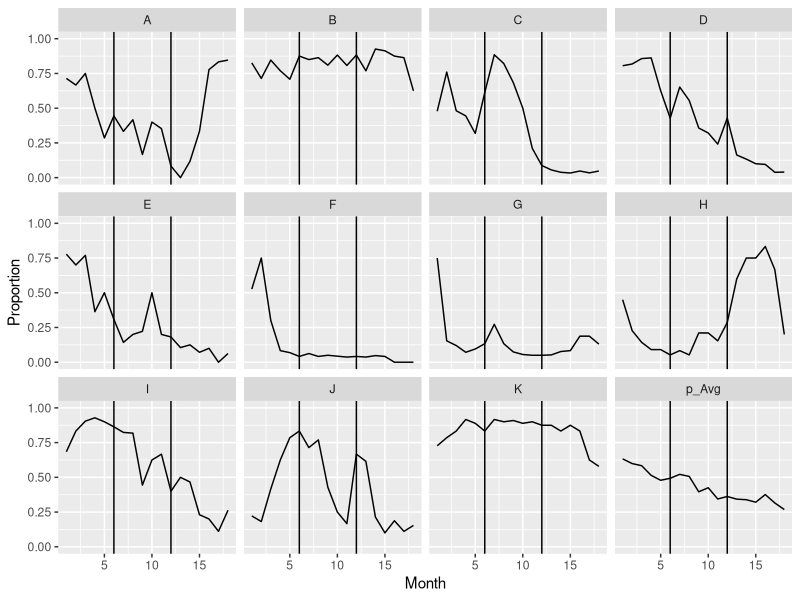
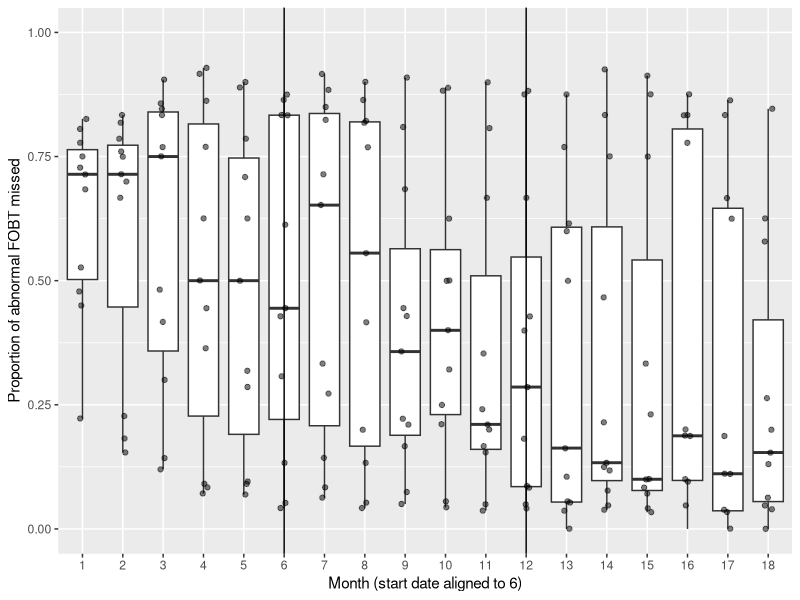

Write R code to recreate these figures, in order.
## ---- chunk 1
library(ggplot2)
library(tidyr)
library(dplyr)
library(knitr)
library(here)
## ---- chunk 2
x_to_proportion <- function(x) { 
  0.5 + atan(x) / pi
  # max slope = 1/pi = 0.32, at x=0.
  # going up by 1 makes proportion go about 0.5 to 0.75
  # x up by 0.03 makes p go to 0.51
}

proportion_to_x <- function(proportion) { 
  tan(pi * (proportion - 0.5))
}

next_proportion <- function(current_proportion) {  # returns simple numeric
  current_x <- proportion_to_x(current_proportion)
  new_x <- current_x + rnorm(1) - 0.1  # decrease a little each month
  x_to_proportion(new_x)
}

extend_by_one <- function(proportion_vec) {  # returns numeric vector
  val_to_add <- next_proportion(tail(proportion_vec, n=1))
  c(proportion_vec, val_to_add)
}

generate_run <- function(n) {  # returns numeric vector of length n
  my_run <- c(next_proportion(0.6))  # starting value
  for (i in 2:n) {
    my_run <- extend_by_one(my_run)
  }
  my_run
}

generate_etrigger_data <- function(number_sites, months_per_site) {  # returns data frame
  result <- generate_run(months_per_site)
  site_labels <- rep(LETTERS[1], months_per_site)
  timepoints <- 1:months_per_site
  for (i in 2:number_sites) {
    result <- c(result, generate_run(months_per_site))
    site_labels <- c(site_labels, rep(LETTERS[i], months_per_site))
    timepoints <- c(timepoints, 1:months_per_site)
  }
  data.frame(Proportion_raw = result, Site = site_labels, Month = timepoints)
}
## ---- chunk 3
n_sites <- 11
last_prework_month <- 6
n_action <- 6
n_sustain <- 6
last_action_month <- last_prework_month + n_action
months_per_site <- last_action_month + n_sustain
project_kickoff <- as.Date('2021-01-01')

set.seed(123423)

X_continuous <- generate_etrigger_data(n_sites, months_per_site)

## ---- chunk 4
expected_n = data.frame(
  Site = LETTERS[1: n_sites],
  expected = runif(n_sites, 9, 30)  # Sites usually 9 to 30 abnormal tests per mo.
)

rpois_vec <- Vectorize(rpois, 'lambda')

inner_join(X_continuous, expected_n, by='Site') %>%
  mutate(
    Denominator = rpois_vec(1, expected),
    Numerator = round(Denominator * Proportion_raw),
    Proportion = Numerator / Denominator,
    Phase = case_when(
      Month <= 3 ~ 'baseline',
      Month <= last_prework_month ~ 'prework',
      Month <= last_action_month ~ 'action',
      TRUE ~ 'sustain'
    ),
    Cohort = case_when(
      Site %in% c('A', 'B', 'C', 'D') ~ 1,
      Site %in% c('E', 'F', 'G', 'H') ~ 2,
      TRUE ~ 3,
    ),
    Date = n_action * 30 * (Cohort - 1) + project_kickoff
  ) %>%
  select(Cohort, Site, Month, Phase, Numerator, Denominator, Proportion, Date) -> X
## ---- chunk 5
X %>%
  group_by(Month) %>%
  summarise(Proportion = mean(Proportion)) %>%
  mutate(Site='p_Avg') ->
  averaged
site_data_with_average <- bind_rows(X, averaged)
## ---- chunk 6
  ggplot(site_data_with_average, aes(Month, Proportion)) +
    geom_line() +
    geom_vline(xintercept = last_prework_month) +
    geom_vline(xintercept = last_action_month) +
    ylim(0,1) +
    facet_wrap(vars(Site))
## ---- chunk 7
head(X, 18+5) %>% kable()

output_filename <- 'fake_data.csv'
write.csv(X, file=here(output_filename), row.names = FALSE)
Xrows = dim(X)[1]
Xcols = dim(X)[2]
## ---- chunk 8
site_data_with_average %>%
  filter(Site != 'p_Avg') %>%
  ggplot(aes(as.factor(Month), Proportion)) +
    geom_boxplot() +
    geom_jitter(width = 0.1, alpha = 0.5) +
    geom_vline(xintercept = last_prework_month) +
    geom_vline(xintercept = last_action_month) +
    ylim(0,1) +
    labs(y="Proportion of abnormal FOBT missed", x='Month (start date aligned to 6)')
